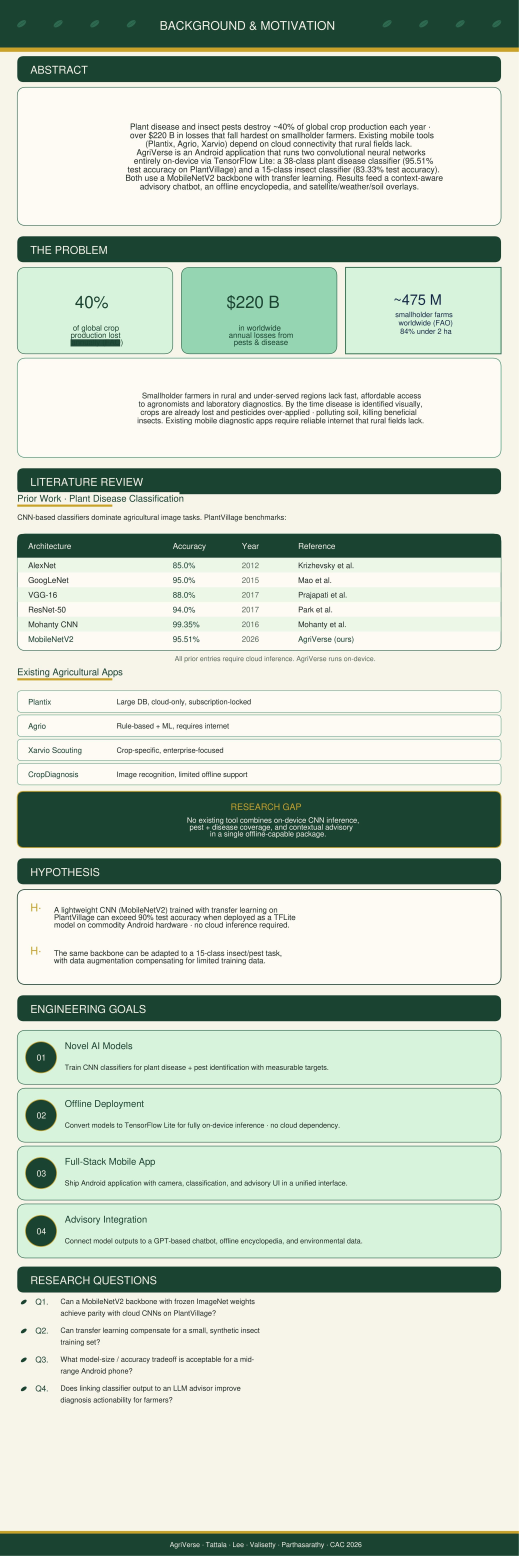
#> input picture left_preview.jpg, 2592 x 7776 px, found by its file name (shown at 1/5 size)
$ python enhance_left_center_panels.py
#> lines starting #> are read from the running program, lines starting #| are printed output that depends on the picture
from pathlib import Path

from PIL import Image, ImageDraw, ImageFont
from reportlab.lib.pagesizes import inch
from reportlab.lib.utils import ImageReader
from reportlab.pdfgen import canvas


ROOT = Path(r"C:\Users\Owner\AndroidStudioProjects\PlantDiseaseIdentifier2")
LEFT_IN = ROOT / "left_preview.jpg"
CENTER_IN = ROOT / "center_preview.jpg"
LEFT_OUT_PNG = ROOT / "agriverse_left_12x36_redesign.png"
LEFT_OUT_PDF = ROOT / "agriverse_left_12x36_redesign.pdf"
CENTER_OUT_PNG = ROOT / "agriverse_center_24x36_redesign.png"
CENTER_OUT_PDF = ROOT / "agriverse_center_24x36_redesign.pdf"

BG = "#F7F2E8"
GREEN = "#1D5138"
GREEN_2 = "#2E6B4B"
GREEN_3 = "#D9F0D9"
GREEN_4 = "#9AD7B4"
TEXT = "#26352F"
MUTED = "#55635C"
GOLD = "#D6B441"
PALE = "#FDFCF8"
TABLE = "#EAF7E2"
BROWN = "#9A6B42"
NAVY = "#15386B"

FONT_DIR = Path(r"C:\Windows\Fonts")
FONT_BOLD = str(FONT_DIR / "arialbd.ttf")
FONT_REG = str(FONT_DIR / "arial.ttf")
FONT_ITALIC = str(FONT_DIR / "ariali.ttf")


def font(size, bold=False, italic=False):
    path = FONT_REG
    if bold:
        path = FONT_BOLD
    if italic:
        path = FONT_ITALIC
    return ImageFont.truetype(path, size=size)


def fit_font(draw, text, width, max_size, min_size=16, bold=False):
    for size in range(max_size, min_size - 1, -1):
        f = font(size, bold=bold)
        if draw.textlength(text, font=f) <= width:
            return f
    return font(min_size, bold=bold)


def wrap(draw, text, fnt, width):
    words = text.split()
    lines = []
    current = ""
    for word in words:
        candidate = word if not current else f"{current} {word}"
        if draw.textlength(candidate, font=fnt) <= width:
            current = candidate
        else:
            if current:
                lines.append(current)
            current = word
    if current:
        lines.append(current)
    return lines


def write_block(draw, box, text, *, max_size, min_size=18, fill=TEXT, bold=False, align="left", vcenter=True, line_gap=8):
    x1, y1, x2, y2 = box
    width = x2 - x1
    height = y2 - y1
    best_font = font(min_size, bold=bold)
    best_lines = wrap(draw, text, best_font, width)
    for size in range(max_size, min_size - 1, -1):
        fnt = font(size, bold=bold)
        lines = wrap(draw, text, fnt, width)
        total_h = len(lines) * fnt.size + max(0, len(lines) - 1) * line_gap
        if total_h <= height:
            best_font = fnt
            best_lines = lines
            break
    total_h = len(best_lines) * best_font.size + max(0, len(best_lines) - 1) * line_gap
    yy = y1 + ((height - total_h) // 2 if vcenter else 0)
    for line in best_lines:
        if align == "center":
            xx = x1 + (width - draw.textlength(line, font=best_font)) / 2
        else:
            xx = x1
        draw.text((xx, yy), line, font=best_font, fill=fill)
        yy += best_font.size + line_gap


def pill_box(draw, box, fill, outline=GREEN_2, width=3, radius=24):
    draw.rounded_rectangle(box, radius=radius, fill=fill, outline=outline, width=width)


def enhance_left():
    img = Image.open(LEFT_IN).convert("RGB")
#> img is the input picture: PIL image 2592x7776 RGB; mean R, G, B 194.6, 207, 192.4
    d = ImageDraw.Draw(img)

    # Abstract body
    pill_box(d, (88, 325, 2500, 1088), BG, outline=GREEN_2, width=3, radius=28)
    abstract = (
        "Plant disease and insect pests destroy roughly 40% of global crop production each year and create more than "
        "$220 billion in losses, with the burden falling hardest on smallholder farmers. Most existing mobile tools still "
        "depend on cloud connectivity that rural fields often lack. AgriVerse addresses that gap with an Android application "
        "that runs two convolutional neural networks entirely on-device through TensorFlow Lite: a 38-class plant-disease "
        "classifier reaching 95.51% held-out accuracy and a 15-class insect classifier reaching 83.33% test accuracy. "
        "Both models use a MobileNetV2 backbone with transfer learning, and their predictions feed a context-aware advisory "
        "stack that includes a chatbot, offline encyclopedia content, and satellite, weather, and soil overlays."
    )
    write_block(d, (235, 455, 2360, 960), abstract, max_size=38, min_size=26, align="center", line_gap=10)

    # Problem cards
    for box in [(88, 1320, 872, 1775), (920, 1320, 1682, 1775), (1730, 1320, 2505, 1775)]:
        d.rectangle(box, fill=None)
    pill_box(d, (88, 1320, 872, 1775), GREEN_3, outline=GREEN_2, width=3, radius=0)
    pill_box(d, (920, 1320, 1682, 1775), GREEN_4, outline=GREEN_2, width=3, radius=0)
    pill_box(d, (1730, 1320, 2505, 1775), "#E3F7D8", outline=GREEN_2, width=3, radius=0)
    write_block(d, (225, 1540, 730, 1735), "of global crop production lost annually from pests and disease pressure", max_size=28, min_size=20, align="center", line_gap=4)
    write_block(d, (1040, 1540, 1565, 1735), "in worldwide annual losses from pests, crop disease, and delayed diagnosis", max_size=28, min_size=20, align="center", line_gap=4)
    write_block(d, (1880, 1498, 2355, 1705), "smallholder farms worldwide (FAO), with 84% operating on under 2 hectares", max_size=28, min_size=20, align="center", line_gap=5, fill=NAVY if 'NAVY' in globals() else "#15386B")

    # Problem paragraph
    pill_box(d, (88, 1800, 2500, 2440), BG, outline=GREEN_2, width=3, radius=24)
    problem = (
        "Smallholder farmers in rural and under-served regions often lack fast, affordable access to agronomists and laboratory "
        "diagnostics. By the time disease is identified visually, crop damage may already be severe and treatments may be "
        "applied too late or too broadly. Existing diagnosis apps also assume stable internet, which is unrealistic in many "
        "fields. AgriVerse is motivated by the need for a practical offline workflow that can diagnose, explain, and guide action "
        "without requiring cloud inference."
    )
    write_block(d, (210, 1930, 2380, 2310), problem, max_size=33, min_size=22, align="center", line_gap=8)

    # Clean lower half entirely and rebuild to avoid stacked text artifacts
    d.rectangle((0, 2440, 2592, 7688), fill=BG)
    pill_box(d, (88, 2445, 2500, 2595), GREEN, outline=GREEN, width=3, radius=24)
    d.text((150, 2490), "LITERATURE REVIEW", font=font(34), fill="#F4F0E7")
    d.text((88, 2650), "Prior Work · Plant Disease Classification", font=font(28), fill=GREEN)
    d.rectangle((88, 2720, 575, 2732), fill=GOLD)
    intro = "CNN-based classifiers dominate agricultural image recognition, but benchmark leaders typically assume cloud inference or heavier deployment footprints."
    write_block(d, (88, 2790, 2460, 2920), intro, max_size=28, min_size=20, align="left", vcenter=False)

    # Apps comparison rows
    d.rectangle((88, 2995, 2500, 3540), fill=PALE)
    d.text((150, 3050), "Architecture", font=font(24), fill="#F4F0E7")
    d.text((880, 3050), "Accuracy", font=font(24), fill="#F4F0E7")
    d.text((1210, 3050), "Year", font=font(24), fill="#F4F0E7")
    d.text((1510, 3050), "Reference", font=font(24), fill="#F4F0E7")
    d.rectangle((88, 2995, 2500, 3090), fill=GREEN)
    lit_rows = [
        ("AlexNet", "85.0%", "2012", "Krizhevsky et al."),
        ("GoogLeNet", "95.0%", "2015", "Mao et al."),
        ("VGG-16", "88.0%", "2017", "Prajapati et al."),
        ("ResNet-50", "94.0%", "2017", "Park et al."),
        ("Mohanty CNN", "99.35%", "2016", "Mohanty et al."),
        ("MobileNetV2", "95.51%", "2026", "AgriVerse (ours)"),
    ]
    y = 3090
    for idx, row in enumerate(lit_rows):
        d.rectangle((88, y, 2500, y + 70), fill=TABLE if idx % 2 == 0 else PALE)
        d.text((140, y + 18), row[0], font=font(20), fill=TEXT)
        d.text((885, y + 18), row[1], font=font(20), fill=TEXT)
        d.text((1215, y + 18), row[2], font=font(20), fill=TEXT)
        d.text((1515, y + 18), row[3], font=font(20), fill=TEXT)
        y += 70
#> after the loop, y = 3510
    write_block(d, (120, 3515, 2460, 3575), "All prior entries require cloud inference. AgriVerse runs fully on-device.", max_size=24, min_size=18, align="center")

    d.text((88, 3660), "Existing Agricultural Apps", font=font(28), fill=GREEN)
    d.rectangle((88, 3730, 575, 3742), fill=GOLD)
    app_rows = [
        ("Plantix", "Large disease database, but cloud-only and subscription-constrained."),
        ("Agrio", "Rule-based and ML-assisted, though diagnosis still relies on internet access."),
        ("Xarvio Scouting", "Strong enterprise workflow but oriented toward larger commercial farms."),
        ("CropDiagnosis", "Image recognition support with limited offline capability and narrower context tools."),
    ]
    y = 3825
    for name, desc in app_rows:
        pill_box(d, (88, y, 2500, y + 108), PALE, outline=GREEN_2, width=2, radius=18)
        name_f = fit_font(d, name, 360, 28, 22, bold=False)
        d.text((140, y + 34), name, font=name_f, fill=TEXT)
        write_block(d, (560, y + 20, 2360, y + 88), desc, max_size=24, min_size=18, align="left", vcenter=True, line_gap=4)
        y += 126
#> after the loop, y = 4329

    # Research gap
    pill_box(d, (88, 4370, 2500, 4695), GREEN, outline=GOLD, width=3, radius=24)
    gap = (
        "No existing tool combines on-device CNN inference, pest and disease coverage, and contextual agronomic guidance "
        "in a single offline-capable package."
    )
    d.text((1120, 4440), "RESEARCH GAP", font=font(34), fill=GOLD)
    write_block(d, (320, 4495, 2260, 4630), gap, max_size=28, min_size=22, align="center", fill="#F4F0E7", line_gap=6)

    # Hypothesis box
    pill_box(d, (88, 4895, 2500, 5610), BG, outline=GREEN_2, width=3, radius=24)
    pill_box(d, (88, 4735, 2500, 4870), GREEN, outline=GREEN, width=3, radius=24)
    d.text((150, 4778), "HYPOTHESIS", font=font(34), fill="#F4F0E7")
    h1 = (
        "H1. A lightweight MobileNetV2 trained with transfer learning on PlantVillage can exceed 90% test accuracy when deployed "
        "as a TensorFlow Lite model on commodity Android hardware without cloud inference."
    )
    h2 = (
        "H2. The same backbone can be adapted to a 15-class insect task, and transfer learning plus augmentation can compensate "
        "for a comparatively small synthetic training set."
    )
    d.text((160, 5035), "H·", font=font(44), fill=GOLD)
    write_block(d, (270, 4995, 2330, 5235), h1, max_size=34, min_size=22, line_gap=6)
    d.text((160, 5345), "H·", font=font(44), fill=GOLD)
    write_block(d, (270, 5310, 2330, 5545), h2, max_size=34, min_size=22, line_gap=6)

    # Engineering goals cards
    pill_box(d, (88, 5690, 2500, 5825), GREEN, outline=GREEN, width=3, radius=24)
    d.text((150, 5733), "ENGINEERING GOALS", font=font(34), fill="#F4F0E7")
    goals = [
        ("01", "Novel AI Models", "Train plant disease and pest classifiers with measurable accuracy and size targets suitable for real field use."),
        ("02", "Offline Deployment", "Convert both models to TensorFlow Lite so inference runs fully on-device with no cloud dependency."),
        ("03", "Full-Stack Mobile App", "Ship a unified Android experience that includes camera capture, classification, and advisory views."),
        ("04", "Advisory Integration", "Connect model outputs to a GPT-based chatbot, offline encyclopedia content, and environmental overlays."),
    ]
    y = 5885
    for num, title, body in goals:
        pill_box(d, (88, y, 2500, y + 255), "#E0F5DE", outline=GREEN_2, width=3, radius=26)
        d.ellipse((130, y + 38, 290, y + 198), fill=GREEN, outline=GOLD, width=3)
        nf = fit_font(d, num, 120, 34, 28, bold=False)
        d.text((210 - d.textlength(num, font=nf) / 2, y + 102), num, font=nf, fill="#F4F0E7")
        d.text((330, y + 45), title, font=font(30), fill=TEXT)
        write_block(d, (330, y + 98, 2340, y + 210), body, max_size=26, min_size=20, align="left", line_gap=5)
        y += 278
#> after the loop, y = 6997

    # Research questions
    pill_box(d, (88, 7050, 2500, 7185), GREEN, outline=GREEN, width=3, radius=24)
    d.text((150, 7093), "RESEARCH QUESTIONS", font=font(34), fill="#F4F0E7")
    rq = [
        "Q1. Can a MobileNetV2 backbone with frozen ImageNet weights approach parity with cloud CNNs on PlantVillage while staying small enough for on-device deployment?",
        "Q2. Can transfer learning compensate for a small synthetic insect training set and still produce actionable pest accuracy?",
        "Q3. What model-size versus accuracy tradeoff remains acceptable for a mid-range Android phone used in rural conditions?",
        "Q4. Does linking classifier output to an LLM advisor improve diagnosis usability and decision support for farmers?",
    ]
    y = 7220
    for item in rq:
        d.ellipse((110, y + 16, 142, y + 48), fill=GREEN_2)
        write_block(d, (185, y, 2390, y + 120), item, max_size=28, min_size=20, align="left", vcenter=False, line_gap=6)
        y += 128
#> after the loop, y = 7732

    img.save(LEFT_OUT_PNG, quality=95)
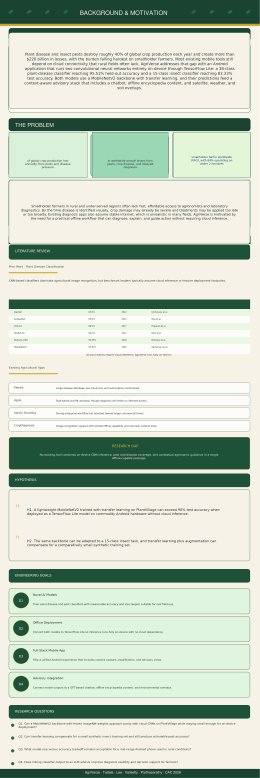
#> saved as agriverse_left_12x36_redesign.png: PIL image 2592x7776 RGB (shown at 1/10 size); mean R, G, B 196.8, 208.1, 192.9
#> (the call stopped at in enhance_left, `c = canvas.Canvas(str(LEFT_OUT_PDF), pagesize=(12 * inch, 36 * inch))`: reportlab is not available in this run)
    c = canvas.Canvas(str(LEFT_OUT_PDF), pagesize=(12 * inch, 36 * inch))
    c.drawImage(ImageReader(str(LEFT_OUT_PNG)), 0, 0, width=12 * inch, height=36 * inch, preserveAspectRatio=False)
    c.showPage()
    c.save()


def enhance_center():
    img = Image.open(CENTER_IN).convert("RGB")
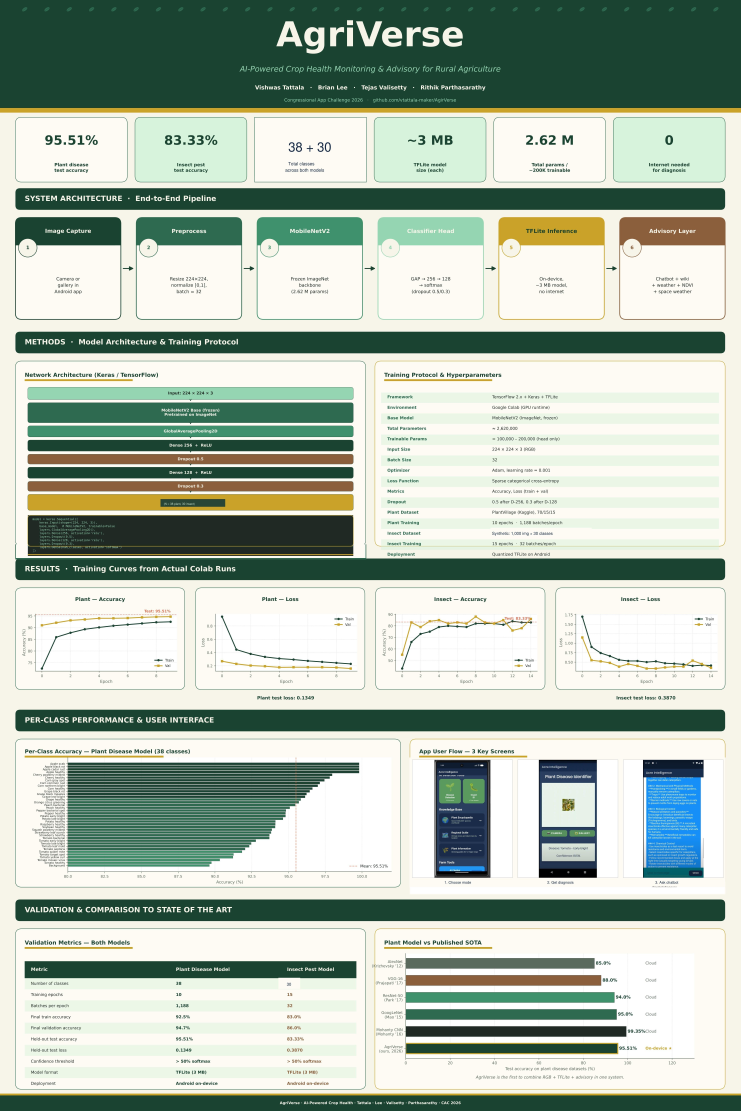
#> input picture center_preview.jpg, 5184 x 7776 px, found by its file name (shown at 1/7 size)
#> img is the input picture: PIL image 5184x7776 RGB; mean R, G, B 175.2, 188.2, 174.7
    d = ImageDraw.Draw(img)

    # Top stat cards subtitles
    stat_boxes = [
        (120, 1140, 835, 1745, "Held-out plant classifier accuracy on the PlantVillage split after transfer learning, dropout, and tuning."),
        (955, 1140, 1700, 1745, "Held-out insect classifier accuracy on the synthetic pest benchmark after augmentation and transfer learning."),
        (1805, 1140, 2555, 1745, "Combined classes covered by both production models: 38 plant diseases plus 30 insect categories."),
        (2640, 1140, 3390, 1745, "Approximate TensorFlow Lite footprint for each deployed model, sized for commodity Android devices."),
        (3475, 1140, 4225, 1745, "Total parameter count, with roughly 100k to 200k trainable layers after freezing the backbone."),
        (4310, 1140, 5050, 1745, "Internet requirement for diagnosis: zero. Inference executes completely on-device."),
    ]
    for x1, y1, x2, y2, body in stat_boxes:
        write_block(d, (x1 + 70, y1 + 410, x2 - 70, y2 - 45), body, max_size=30, min_size=20, align="center", line_gap=5)
#> (the rest of the program and of its run is left out)
